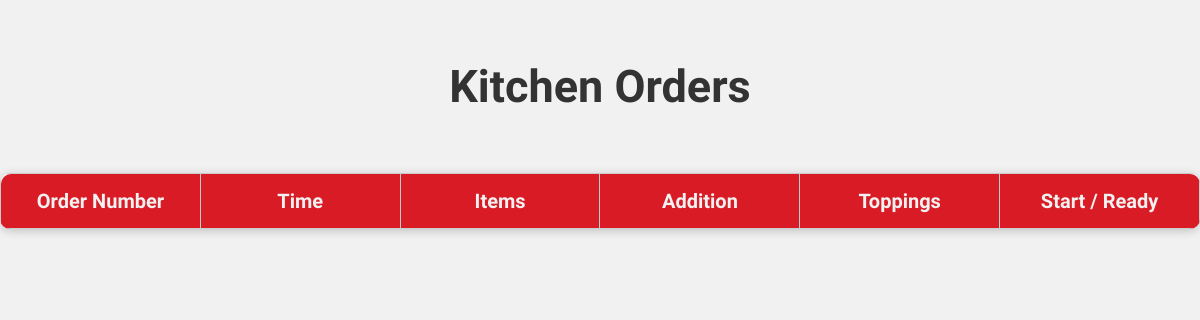
Page /orders on the earlier database version.
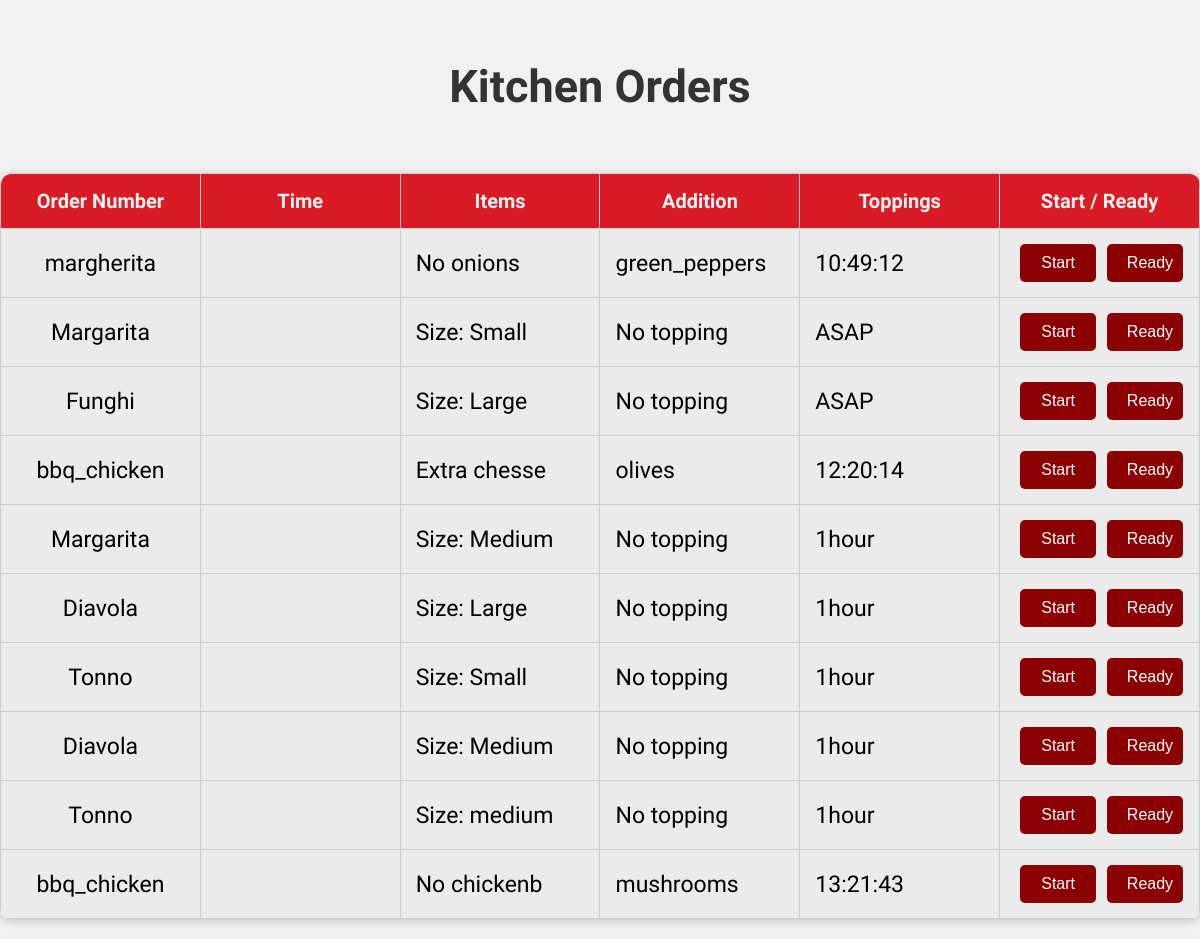
Same page on the later database version.
### tables this page shows
CREATE TABLE Orders (
   OrderId INTEGER NOT NULL PRIMARY KEY AUTOINCREMENT,
   PizzaType TEXT,
   Description TEXT,
   Toppings TEXT,
   OrderTime TEXT
);

### app.py (the view, shortened to what this page needs)
@app.route('/orders', methods=['GET', 'POST'])
def orders():
    orders = get_data_from_db("Orders")
    return render_template('cashier-kitchen/orders.html', data=orders)

### app.py (called while the page is built)
def get_data_from_db(table_name):
    conn = sqlite3.connect('database/database.db')
    cursor = conn.cursor()
    cursor.execute(f"SELECT * FROM {table_name}")
    rows = cursor.fetchall()
    conn.close()
    return rows

### templates/cashier-kitchen/orders.html (shortened to what this page needs)
<!DOCTYPE html>
<html lang="en">
  <head>
    <link rel="stylesheet" href="../../static/css/orders.css" />
  </head>
  <body>
    <div class="container">
      <h1>Kitchen Orders</h1>
      <div class="main-table-container">
        <table class="order-table">
          <thead>
            <tr>
              <th>Order Number</th>
              <th>Time</th>
              <th>Items</th>
              <th>Addition</th>
              <th>Toppings</th>
              <th>Start / Ready</th>
            </tr>
          </thead>
          <tbody>
            {% for row in data %}
            <tr >
              <td style="text-align: center; background-color: {{ row[6] }}">{{ row[1] }}</td>
              <td style="text-align: center; background-color: {{ row[6] }}">{{ row[5] }}</td>
              <td style="background-color: {{ row[6] }}">{{ row[2] }}</td>
              <td style="background-color: {{ row[6] }}">{{ row[3] }}</td>
              <td style="background-color: {{ row[6] }}">{{ row[4] }}</td>
              <td style="background-color: {{ row[6] }}">
                <form method="post">
                  <button type="submit" name="start" value="pressed">
                    Start
                  </button>
                  <button
                    type="submit"
                    name="ready"
                    value="pressed"
                    style="background-color: darkred"
                  >
                    Ready
                  </button>
                </form>
              </td>
            </tr>
            {% endfor %}
          </tbody>
        </table>
      </div>
    </div>
  </body>
</html>

### static/css/orders.css (style rules this page uses)
body { font-family: "Josefin Sans", sans-serif; background-color: #f1f1f1; margin: 0; display: flex; flex-direction: column; height: 100vh; font-size: 18px; }
h1 { text-align: center; margin: 60px 0; color: #333; font-size: 45px; font-weight: 700; }
.order-table { flex: 1; border-collapse: collapse; margin: 20px auto; width: 90%; max-width: 1500px; box-shadow: 0 2px 10px rgba(0, 0, 0, 0.2); border-radius: 10px; overflow: hidden; }
.order-table th, .order-table td { padding: 15px; text-align: left; border: 1px solid #ccc; font-size: 16px; }
.order-table th { background-color: #d81b24; color: #f1f1f1; text-align: center; font-weight: 700; font-size: 20px; }
.order-table td { background-color: #ecebeb; font-size: 23px; }
.order-table th:first-child { border-top-left-radius: 10px; }
.order-table th:last-child { border-top-right-radius: 10px; }
.order-table tr:last-child td:first-child { border-bottom-left-radius: 10px; }
.order-table tr:last-child td:last-child { border-bottom-right-radius: 10px; }
.order-table { width: 100%; table-layout: fixed; }
button { width: 45%; background-color: darkgreen; color: white; border: none; padding: 10px 20px; font-size: 16px; cursor: pointer; border-radius: 5px; margin-left: 5px; transition: background-color 0.3s ease, transform 0.2s; }
button:nth-child(2) { background-color: darkred; }

Differences in the rows shown:
added Orders: PizzaType "margherita", Description "No onions", Toppings "green_peppers", OrderTime "10:49:12"
added Orders: PizzaType "Margarita", Description "Size: Small", Toppings "No topping", OrderTime "ASAP"
added Orders: PizzaType "Funghi", Description "Size: Large", Toppings "No topping", OrderTime "ASAP"
added Orders: PizzaType "bbq_chicken", Description "Extra chesse", Toppings "olives", OrderTime "12:20:14"
added Orders: PizzaType "Margarita", Description "Size: Medium", Toppings "No topping", OrderTime "1hour"
added Orders: PizzaType "Diavola", Description "Size: Large", Toppings "No topping", OrderTime "1hour"
added Orders: PizzaType "Tonno", Description "Size: Small", Toppings "No topping", OrderTime "1hour"
added Orders: PizzaType "Diavola", Description "Size: Medium", Toppings "No topping", OrderTime "1hour"
added Orders: PizzaType "Tonno", Description "Size: medium", Toppings "No topping", OrderTime "1hour"
added Orders: PizzaType "bbq_chicken", Description "No chickenb", Toppings "mushrooms", OrderTime "13:21:43"
